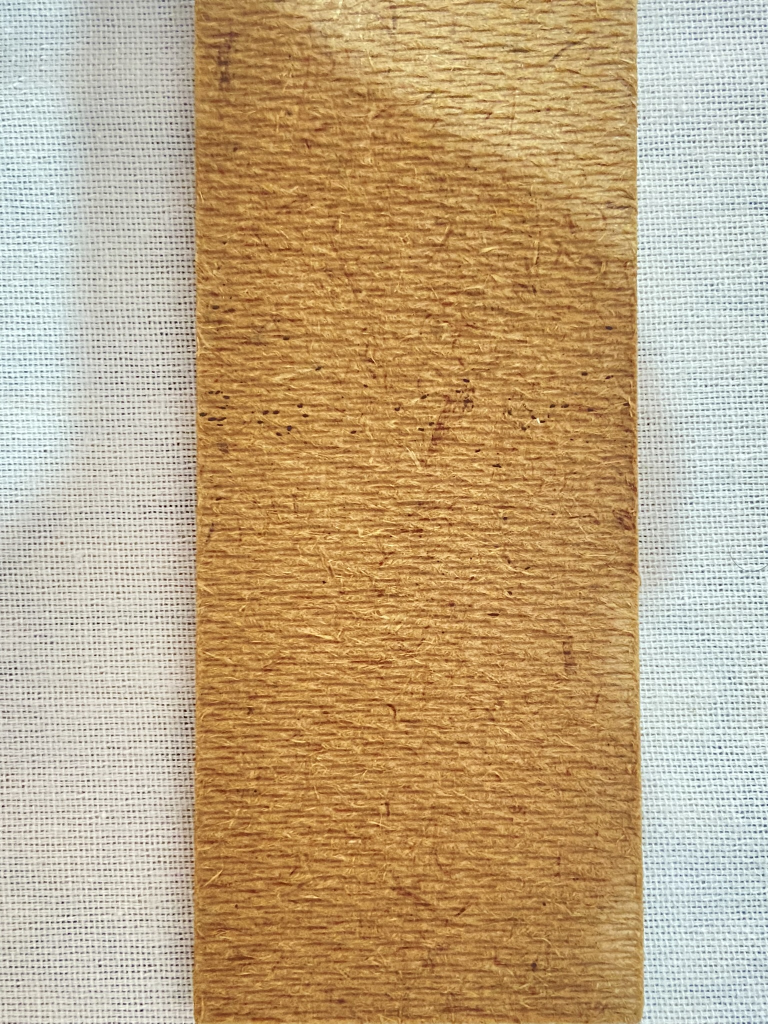
#> input picture slice-ideia/ten-process/tests/test2/2_55_0.JPEG, 1536 x 2048 px (shown at 1/2 size); its folder holds only this picture in this run
$ python test_runner.py   (older library calls are emulated)
#> lines starting #> are read from the running program, lines starting #| are printed output that depends on the picture
### slice-ideia/ten-process/image_processor.py

import cv2
import numpy as np
from square_processor import SquareProcessor

SQUARE_SIZE = 512


class ImageProcessor:
    def __init__(self, image_path, square_size=SQUARE_SIZE, show_stages=False):
#> in divide_and_process_image, image is the input picture: shape (2048, 1536, 3); mean B, G, R 129.8, 166, 190.9
        self.image_path = image_path
        self.square_size = square_size
        self.show_stages = show_stages
        self.shape = []
        self.contoured_squares = []

    def get_original_image_shape(self):
        return self.shape

    def resize_to_fit_grid(self, image):
        """Redimensiona a imagem para que suas dimensões sejam múltiplos exatos do tamanho dos quadrados."""
        img_height, img_width, _ = image.shape
#> img_height = 2048; img_width = 1536
        self.shape = [img_height, img_width]
#> self.shape = [2048, 1536]
        new_height = (img_height // self.square_size) * self.square_size
#> new_height = 2048
        new_width = (img_width // self.square_size) * self.square_size
#> new_width = 1536
        return cv2.resize(image, (new_width, new_height))

    def divide_and_process_image(self):
        """Divide a imagem redimensionada em quadrados e processa cada um."""
        image = cv2.imread(self.image_path)
        resized_image = self.resize_to_fit_grid(image)
        img_height, img_width, _ = resized_image.shape
#> img_height = 2048; img_width = 1536

        # Dividir a imagem em quadrados de tamanho `square_size`
        total_objects = 0
        squares_info = []

        for y in range(0, img_height, self.square_size):
            for x in range(0, img_width, self.square_size):
                # Extrair o quadrado da imagem redimensionada
                square = resized_image[y:y + self.square_size, x:x + self.square_size]

                # Processar o quadrado
                square_processor = SquareProcessor(square, show_stages=self.show_stages)
                objects_in_square = square_processor.process()

                # Adicionar informações do quadrado
                index = (y // self.square_size) * (img_width // self.square_size) + (x // self.square_size)
                squares_info.append({'index': index, 'count': objects_in_square})

                # Acumular total de objetos
                total_objects += objects_in_square

                # Armazenar quadrado com contornos desenhados
                self.contoured_squares.append(square_processor.stages['final_contours'])

                # Exibir as etapas do processamento para cada quadrado
                square_processor.plot_stages()
#> this loop made 4 passes
#> pass 1, in adjust_exposure, `self.square = cv2.cvtColor(hsv, cv2.COLOR_HSV2BGR)`:
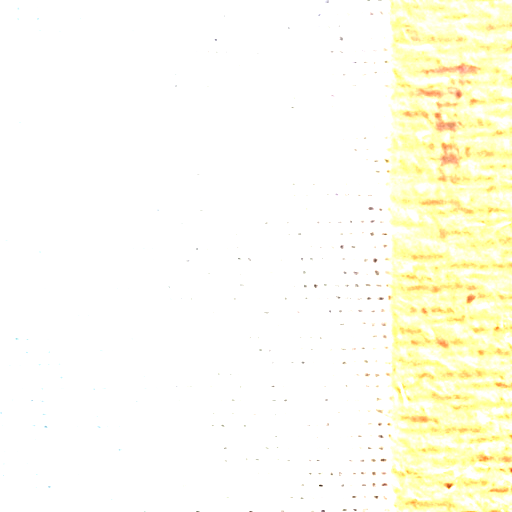
#> self.square: shape (512, 512, 3); mean B, G, R 239.1, 253.7, 254.8
#> pass 1, in remove_noise, `self.square = cv2.fastNlMeansDenoisingColored(self.square, None, 10, 1..`:
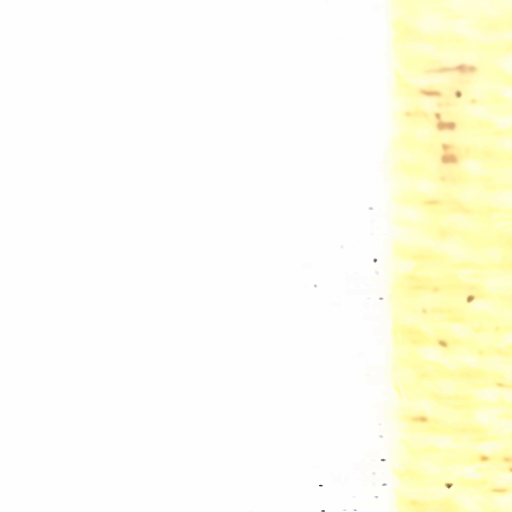
#> self.square: shape (512, 512, 3); mean B, G, R 238.4, 253.3, 253.8
#> after the loop:
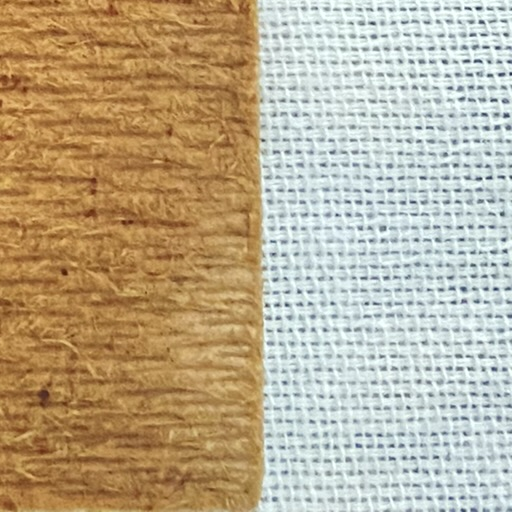
#> square: shape (512, 512, 3); mean B, G, R 144.7, 172.2, 187.4
#> after the loop, self.contoured_squares = 12 items; squares_info = 12 items; total_objects = 0

        return {
            'count_total': total_objects,
            'squares': squares_info
        }, img_height, img_width

    # [9 lines left out: function reconstruct_image, not called in this run]

### slice-ideia/ten-process/square_processor.py
# square_processor.py

import cv2
import numpy as np
import matplotlib.pyplot as plt


class SquareProcessor:
    def __init__(self, square, show_stages=False):
        self.square = square
        self.show_stages = show_stages
        self.stages = {'original': square.copy()}  # Dicionário para armazenar as etapas de processamento

    def adjust_exposure(self):
        """Ajuste de exposição usando CLAHE no canal de luminância da imagem."""
        hsv = cv2.cvtColor(self.square, cv2.COLOR_BGR2HSV)
        clahe = cv2.createCLAHE(clipLimit=2.0, tileGridSize=(8, 8))
        hsv[:, :, 2] = clahe.apply(hsv[:, :, 2])
        self.square = cv2.cvtColor(hsv, cv2.COLOR_HSV2BGR)
        self.stages['adjust_exposure'] = self.square.copy()

    def increase_brightness_contrast(self, alpha=1.5, beta=40):
        """Ajusta o brilho e contraste da imagem."""
        self.square = cv2.convertScaleAbs(self.square, alpha=alpha, beta=beta)
        self.stages['brightness_contrast'] = self.square.copy()

    def remove_noise(self):
        """Remove ruído da imagem usando a técnica Non-Local Means."""
        self.square = cv2.fastNlMeansDenoisingColored(self.square, None, 10, 10, 7, 21)
        self.stages['remove_noise'] = self.square.copy()

    def laplacian_filter(self):
        """Aplica filtro Laplaciano para realçar bordas."""
        self.square = cv2.Laplacian(self.square, cv2.CV_8U, ksize=3)
        self.stages['laplacian_filter'] = self.square.copy()

    def remove_granular_noise(self):
        """Remove ruído granular usando filtro bilateral."""
        self.square = cv2.bilateralFilter(self.square, 15, 75, 75)
        self.stages['remove_granular_noise'] = self.square.copy()

    def smooth_background(self, kernel_size=7):
        """Suaviza a imagem para remover texturas usando blur mediano."""
        self.square = cv2.medianBlur(self.square, kernel_size)
        self.stages['smooth_background'] = self.square.copy()

    def subtract_background(self, original_image):
        """Subtrai a imagem suavizada da original para destacar os objetos."""
        self.square = cv2.addWeighted(original_image, 1.5, self.square, -0.5, 0)
        self.stages['subtract_background'] = self.square.copy()

    def detect_red_objects_hsv(self):
        """Detecta objetos vermelhos na imagem utilizando o espaço HSV."""
        hsv_image = cv2.cvtColor(self.square, cv2.COLOR_BGR2HSV)

        # Intervalos de cor vermelha ajustados
        lower_red1 = np.array([0, 50, 50])
        upper_red1 = np.array([10, 255, 255])
        lower_red2 = np.array([170, 50, 50])
        upper_red2 = np.array([180, 255, 255])

        mask1 = cv2.inRange(hsv_image, lower_red1, upper_red1)
        mask2 = cv2.inRange(hsv_image, lower_red2, upper_red2)
        self.mask = cv2.bitwise_or(mask1, mask2)
        self.stages['red_mask'] = self.mask.copy()

    def clean_mask(self):
        """Aplica morfologia para limpar a máscara."""
        kernel = np.ones((5, 5), np.uint8)
        self.mask = cv2.morphologyEx(self.mask, cv2.MORPH_CLOSE, kernel)
        self.mask = cv2.morphologyEx(self.mask, cv2.MORPH_OPEN, kernel)
        self.stages['cleaned_mask'] = self.mask.copy()

    def count_objects(self):
        """Conta os objetos vermelhos no quadrado usando a máscara limpa."""
        contours, _ = cv2.findContours(self.mask, cv2.RETR_EXTERNAL, cv2.CHAIN_APPROX_SIMPLE)

        # Filtrar contornos por área para evitar ruído
        min_area = 50  # Tamanho mínimo para ser considerado um ovo
        max_area = 2000  # Tamanho máximo para eliminar contornos irrelevantes
        filtered_contours = [c for c in contours if min_area < cv2.contourArea(c) < max_area]

        # Desenhar os contornos detectados na imagem original
        contour_img = self.square.copy()
        cv2.drawContours(contour_img, filtered_contours, -1, (0, 255, 0), 2)
        self.stages['final_contours'] = contour_img

        return len(filtered_contours)

    def process(self):
        """Executa todo o pipeline de processamento de imagem para o quadrado."""
        original_image = self.square.copy()

        # Pipeline de processamento
        self.laplacian_filter()
        self.smooth_background()
        self.subtract_background(original_image)
        self.increase_brightness_contrast()
        self.adjust_exposure()
        self.remove_noise()
        self.remove_granular_noise()
        self.detect_red_objects_hsv()
        self.clean_mask()

        # Contar objetos detectados
        return self.count_objects()

    def plot_stages(self):
        """Exibe todas as etapas do processamento de imagem."""
        if not self.show_stages:
            return
        stages = self.stages
        n_stages = len(stages)

        fig, axes = plt.subplots(1, n_stages, figsize=(20, 5))
        for idx, (stage_name, image) in enumerate(stages.items()):
            if len(image.shape) == 3:  # Se for uma imagem colorida
                axes[idx].imshow(cv2.cvtColor(image, cv2.COLOR_BGR2RGB))
            else:  # Se for uma imagem de máscara (grayscale)
                axes[idx].imshow(image, cmap='gray')
            axes[idx].set_title(stage_name)
            axes[idx].axis('off')

        plt.tight_layout()
        plt.show()

### slice-ideia/ten-process/test_runner.py
import os
import cv2
import csv
import time
import re
from image_processor import ImageProcessor

# Nome do algoritmo (pode ser personalizado para cada execução)
ALGORITHM_NAME = "Egg Counting Algorithm v1.0"

# Caminho para as pastas de testes
TESTS_FOLDER = 'tests'
RESULTS_FOLDER = 'results'

# Regex para extrair informações do nome da imagem
IMAGE_PATTERN = re.compile(r"(\d+)_(\d+)(?:_(\d))?\.(jpg|png|JPEG)$")
RESULTS_PATTERN = re.compile(r"test_results_(\d+)\.csv$")

def create_results_folder():
    """Cria a pasta de resultados se ela não existir."""
    if not os.path.exists(RESULTS_FOLDER):
        os.makedirs(RESULTS_FOLDER)

def get_next_results_file():
    """Obtém o próximo nome de arquivo sequencial para salvar os resultados."""
    existing_files = [f for f in os.listdir(RESULTS_FOLDER) if RESULTS_PATTERN.match(f)]
    if not existing_files:
        return os.path.join(RESULTS_FOLDER, "test_results_1.csv")

    # Encontrar o maior número sequencial existente
    max_index = max(int(RESULTS_PATTERN.match(f).group(1)) for f in existing_files)
    next_index = max_index + 1
    return os.path.join(RESULTS_FOLDER, f"test_results_{next_index}.csv")

def parse_image_filename(filename):
    """Extrai informações do nome do arquivo de imagem."""
    match = IMAGE_PATTERN.match(filename)
    if match:
        sequence = int(match.group(1))
        real_eggs = int(match.group(2))
        flash = int(match.group(3)) if match.group(3) is not None else None
        return sequence, real_eggs, flash
    return None, None, None

def process_image(image_path, real_eggs, flash):
    """Processa uma imagem e retorna as informações de contagem."""
    # Inicializar o processador de imagem
    image_processor = ImageProcessor(image_path, show_stages=False)

    # Medir o tempo de processamento
    start_time = time.time()
    result, img_height, img_width = image_processor.divide_and_process_image()
#> result = 2 items; img_height = 2048; img_width = 1536
    end_time = time.time()

    # Tempo total de processamento
    processing_time = end_time - start_time

    # Informações de contagem
    counted_eggs = result['count_total']
#> counted_eggs = 0
    shape = image_processor.get_original_image_shape()
#> shape = [2048, 1536]

    return counted_eggs, processing_time, shape[0], shape[1]

def run_tests():
    """Executa os testes em todas as imagens nas pastas de teste."""
    create_results_folder()

    # Obter o próximo nome de arquivo sequencial para salvar os resultados
    results_file = get_next_results_file()

    # Criar o arquivo CSV com cabeçalhos
    with open(results_file, mode='w', newline='') as file:
        writer = csv.writer(file)
        writer.writerow([
            "id", "test_name", "image_name", "real_eggs", "counted_eggs",
            "algorithm_name", "time_processment", "image_height", "image_width", "flash"
        ])

        # ID do teste
        test_id = 1

        # Percorrer cada pasta de teste
        for test_folder in sorted(os.listdir(TESTS_FOLDER)):
            folder_path = os.path.join(TESTS_FOLDER, test_folder)

            # Verificar se é uma pasta
            if not os.path.isdir(folder_path):
                continue

            # Nome da pasta de teste (e.g., "test1", "test2")
            test_name = test_folder

            # Processar cada imagem na pasta de teste
            for image_name in sorted(os.listdir(folder_path)):
                # Obter caminho completo da imagem
                image_path = os.path.join(folder_path, image_name)

                # Extrair informações da imagem pelo nome do arquivo
                sequence, real_eggs, flash = parse_image_filename(image_name)
                if sequence is None or real_eggs is None:
                    print(f"Ignorando arquivo {image_name}: formato de nome inválido.")
                    continue

                # Processar a imagem e obter os resultados
                try:
                    counted_eggs, processing_time, img_height, img_width = process_image(
                        image_path, real_eggs, flash
                    )
#> counted_eggs = 0; processing_time = 8.39; img_height = 2048; img_width = 1536

                    # Escrever os resultados no CSV
                    writer.writerow([
                        test_id, test_name, image_name, real_eggs, counted_eggs,
                        ALGORITHM_NAME, processing_time, img_height, img_width, flash
                    ])
                    print(f"Teste {test_id} - {image_name}: Real {real_eggs}, Detectado {counted_eggs}")
#| Teste 1 - 2_55_0.JPEG: Real 55, Detectado 0

                    # Incrementar o ID do teste
                    test_id += 1

                except Exception as e:
                    print(f"Erro ao processar {image_name}: {e}")

if __name__ == "__main__":
    run_tests()
